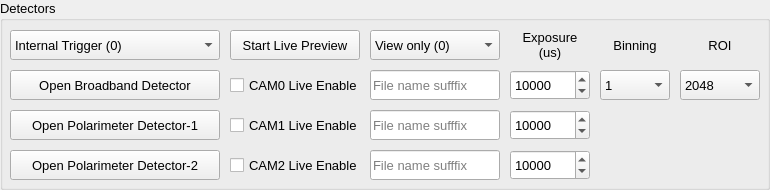
     <widget class="QGroupBox" name="groupBoxDetector">
      <property name="geometry">
       <rect>
        <x>10</x>
        <y>680</y>
        <width>770</width>
        <height>190</height>
       </rect>
      </property>
      <property name="font">
       <font>
        <pointsize>10</pointsize>
       </font>
      </property>
      <property name="title">
       <string>Detectors</string>
      </property>
      <widget class="QPushButton" name="pushButtonOpenCAM1">
       <property name="geometry">
        <rect>
         <x>10</x>
         <y>110</y>
         <width>210</width>
         <height>30</height>
        </rect>
       </property>
       <property name="font">
        <font>
         <pointsize>10</pointsize>
        </font>
       </property>
       <property name="text">
        <string>Open Polarimeter Detector-1</string>
       </property>
       <property name="checkable">
        <bool>true</bool>
       </property>
      </widget>
      <widget class="QSpinBox" name="spinBoxExposureCAM0">
       <property name="geometry">
        <rect>
         <x>510</x>
         <y>70</y>
         <width>80</width>
         <height>30</height>
        </rect>
       </property>
       <property name="font">
        <font>
         <pointsize>10</pointsize>
        </font>
       </property>
       <property name="minimum">
        <number>1000</number>
       </property>
       <property name="maximum">
        <number>1000000</number>
       </property>
       <property name="singleStep">
        <number>1000</number>
       </property>
       <property name="stepType">
        <enum>QAbstractSpinBox::AdaptiveDecimalStepType</enum>
       </property>
       <property name="value">
        <number>10000</number>
       </property>
      </widget>
      <widget class="QLabel" name="labelExposure">
       <property name="geometry">
        <rect>
         <x>510</x>
         <y>30</y>
         <width>80</width>
         <height>30</height>
        </rect>
       </property>
       <property name="font">
        <font>
         <pointsize>10</pointsize>
        </font>
       </property>
       <property name="text">
        <string>Exposure (us)</string>
       </property>
       <property name="alignment">
        <set>Qt::AlignCenter</set>
       </property>
       <property name="wordWrap">
        <bool>true</bool>
       </property>
      </widget>
      <widget class="QLabel" name="labelBinning">
       <property name="geometry">
        <rect>
         <x>600</x>
         <y>30</y>
         <width>70</width>
         <height>30</height>
        </rect>
       </property>
       <property name="font">
        <font>
         <pointsize>10</pointsize>
        </font>
       </property>
       <property name="text">
        <string>Binning</string>
       </property>
       <property name="alignment">
        <set>Qt::AlignCenter</set>
       </property>
       <property name="wordWrap">
        <bool>true</bool>
       </property>
      </widget>
      <widget class="QPushButton" name="pushButtonOpenCAM2">
       <property name="geometry">
        <rect>
         <x>10</x>
         <y>150</y>
         <width>210</width>
         <height>30</height>
        </rect>
       </property>
       <property name="font">
        <font>
         <pointsize>10</pointsize>
        </font>
       </property>
       <property name="text">
        <string>Open Polarimeter Detector-2</string>
       </property>
       <property name="checkable">
        <bool>true</bool>
       </property>
      </widget>
      <widget class="QPushButton" name="pushButtonOpenCAM0">
       <property name="geometry">
        <rect>
         <x>10</x>
         <y>70</y>
         <width>210</width>
         <height>30</height>
        </rect>
       </property>
       <property name="font">
        <font>
         <pointsize>10</pointsize>
        </font>
       </property>
       <property name="text">
        <string>Open Broadband Detector</string>
       </property>
       <property name="checkable">
        <bool>true</bool>
       </property>
      </widget>
      <widget class="QLabel" name="labelROI">
       <property name="geometry">
        <rect>
         <x>680</x>
         <y>30</y>
         <width>80</width>
         <height>30</height>
        </rect>
       </property>
       <property name="font">
        <font>
         <pointsize>10</pointsize>
        </font>
       </property>
       <property name="text">
        <string>ROI</string>
       </property>
       <property name="alignment">
        <set>Qt::AlignCenter</set>
       </property>
       <property name="wordWrap">
        <bool>true</bool>
       </property>
      </widget>
      <widget class="QSpinBox" name="spinBoxExposureCAM1">
       <property name="geometry">
        <rect>
         <x>510</x>
         <y>110</y>
         <width>80</width>
         <height>30</height>
        </rect>
       </property>
       <property name="font">
        <font>
         <pointsize>10</pointsize>
        </font>
       </property>
       <property name="minimum">
        <number>1000</number>
       </property>
       <property name="maximum">
        <number>1000000</number>
       </property>
       <property name="singleStep">
        <number>1000</number>
       </property>
       <property name="stepType">
        <enum>QAbstractSpinBox::AdaptiveDecimalStepType</enum>
       </property>
       <property name="value">
        <number>10000</number>
       </property>
      </widget>
      <widget class="QSpinBox" name="spinBoxExposureCAM2">
       <property name="geometry">
        <rect>
         <x>510</x>
         <y>150</y>
         <width>80</width>
         <height>30</height>
        </rect>
       </property>
       <property name="font">
        <font>
         <pointsize>10</pointsize>
        </font>
       </property>
       <property name="minimum">
        <number>1000</number>
       </property>
       <property name="maximum">
        <number>1000000</number>
       </property>
       <property name="singleStep">
        <number>1000</number>
       </property>
       <property name="stepType">
        <enum>QAbstractSpinBox::AdaptiveDecimalStepType</enum>
       </property>
       <property name="value">
        <number>10000</number>
       </property>
      </widget>
      <widget class="QLineEdit" name="lineEditSuffixCAM0">
       <property name="geometry">
        <rect>
         <x>370</x>
         <y>70</y>
         <width>130</width>
         <height>30</height>
        </rect>
       </property>
       <property name="font">
        <font>
         <pointsize>10</pointsize>
        </font>
       </property>
       <property name="alignment">
        <set>Qt::AlignLeading|Qt::AlignLeft|Qt::AlignVCenter</set>
       </property>
       <property name="readOnly">
        <bool>false</bool>
       </property>
       <property name="placeholderText">
        <string>File name sufffix</string>
       </property>
      </widget>
      <widget class="QLineEdit" name="lineEditSuffixCAM1">
       <property name="geometry">
        <rect>
         <x>370</x>
         <y>110</y>
         <width>130</width>
         <height>30</height>
        </rect>
       </property>
       <property name="font">
        <font>
         <pointsize>10</pointsize>
        </font>
       </property>
       <property name="alignment">
        <set>Qt::AlignLeading|Qt::AlignLeft|Qt::AlignVCenter</set>
       </property>
       <property name="readOnly">
        <bool>false</bool>
       </property>
       <property name="placeholderText">
        <string>File name sufffix</string>
       </property>
      </widget>
      <widget class="QLineEdit" name="lineEditSuffixCAM2">
       <property name="geometry">
        <rect>
         <x>370</x>
         <y>150</y>
         <width>130</width>
         <height>30</height>
        </rect>
       </property>
       <property name="font">
        <font>
         <pointsize>10</pointsize>
        </font>
       </property>
       <property name="alignment">
        <set>Qt::AlignLeading|Qt::AlignLeft|Qt::AlignVCenter</set>
       </property>
       <property name="readOnly">
        <bool>false</bool>
       </property>
       <property name="placeholderText">
        <string>File name sufffix</string>
       </property>
      </widget>
      <widget class="QPushButton" name="pushButtonLive">
       <property name="geometry">
        <rect>
         <x>230</x>
         <y>30</y>
         <width>130</width>
         <height>30</height>
        </rect>
       </property>
       <property name="font">
        <font>
         <pointsize>10</pointsize>
        </font>
       </property>
       <property name="text">
        <string>Start Live Preview</string>
       </property>
       <property name="checkable">
        <bool>true</bool>
       </property>
       <property name="checked">
        <bool>false</bool>
       </property>
      </widget>
      <widget class="QCheckBox" name="checkBoxLiveCAM0">
       <property name="geometry">
        <rect>
         <x>230</x>
         <y>70</y>
         <width>130</width>
         <height>30</height>
        </rect>
       </property>
       <property name="text">
        <string>CAM0 Live Enable</string>
       </property>
      </widget>
      <widget class="QCheckBox" name="checkBoxLiveCAM1">
       <property name="geometry">
        <rect>
         <x>230</x>
         <y>110</y>
         <width>130</width>
         <height>30</height>
        </rect>
       </property>
       <property name="text">
        <string>CAM1 Live Enable</string>
       </property>
      </widget>
      <widget class="QCheckBox" name="checkBoxLiveCAM2">
       <property name="geometry">
        <rect>
         <x>230</x>
         <y>150</y>
         <width>130</width>
         <height>30</height>
        </rect>
       </property>
       <property name="text">
        <string>CAM2 Live Enable</string>
       </property>
      </widget>
      <widget class="QComboBox" name="comboBoxTrigger">
       <property name="geometry">
        <rect>
         <x>10</x>
         <y>30</y>
         <width>210</width>
         <height>30</height>
        </rect>
       </property>
       <item>
        <property name="text">
         <string>Internal Trigger (0)</string>
        </property>
       </item>
       <item>
        <property name="text">
         <string>External Trigger Rising Edge (1)</string>
        </property>
       </item>
       <item>
        <property name="text">
         <string>External Trigger Falling Edge (2)</string>
        </property>
       </item>
       <item>
        <property name="text">
         <string/>
        </property>
       </item>
      </widget>
      <widget class="QComboBox" name="comboBoxLiveMode">
       <property name="geometry">
        <rect>
         <x>370</x>
         <y>30</y>
         <width>130</width>
         <height>30</height>
        </rect>
       </property>
       <item>
        <property name="text">
         <string>View only (0)</string>
        </property>
       </item>
       <item>
        <property name="text">
         <string>Save only (1)</string>
        </property>
       </item>
       <item>
        <property name="text">
         <string>View and save (2)</string>
        </property>
       </item>
      </widget>
      <widget class="QComboBox" name="comboBoxROI">
       <property name="geometry">
        <rect>
         <x>680</x>
         <y>70</y>
         <width>80</width>
         <height>30</height>
        </rect>
       </property>
       <property name="currentText">
        <string>2048</string>
       </property>
       <property name="maxVisibleItems">
        <number>15</number>
       </property>
       <item>
        <property name="text">
         <string>2048</string>
        </property>
       </item>
       <item>
        <property name="text">
         <string>1920</string>
        </property>
       </item>
       <item>
        <property name="text">
         <string>1800</string>
        </property>
       </item>
       <item>
        <property name="text">
         <string>1600</string>
        </property>
       </item>
       <item>
        <property name="text">
         <string>1536</string>
        </property>
       </item>
       <item>
        <property name="text">
         <string>1280</string>
        </property>
       </item>
       <item>
        <property name="text">
         <string>1200</string>
        </property>
       </item>
       <item>
        <property name="text">
         <string>1024</string>
        </property>
       </item>
       <item>
        <property name="text">
         <string>800</string>
        </property>
       </item>
       <item>
        <property name="text">
         <string>768</string>
        </property>
       </item>
       <item>
        <property name="text">
         <string>600</string>
        </property>
       </item>
       <item>
        <property name="text">
         <string>512</string>
        </property>
       </item>
       <item>
        <property name="text">
         <string>384</string>
        </property>
       </item>
       <item>
        <property name="text">
         <string>256</string>
        </property>
       </item>
      </widget>
      <widget class="QComboBox" name="comboBoxBinning">
       <property name="geometry">
        <rect>
         <x>600</x>
         <y>70</y>
         <width>70</width>
         <height>30</height>
        </rect>
       </property>
       <property name="currentText">
        <string>1</string>
       </property>
       <property name="maxVisibleItems">
        <number>15</number>
       </property>
       <item>
        <property name="text">
         <string>1</string>
        </property>
       </item>
       <item>
        <property name="text">
         <string>2</string>
        </property>
       </item>
       <item>
        <property name="text">
         <string>4</string>
        </property>
       </item>
      </widget>
     </widget>
